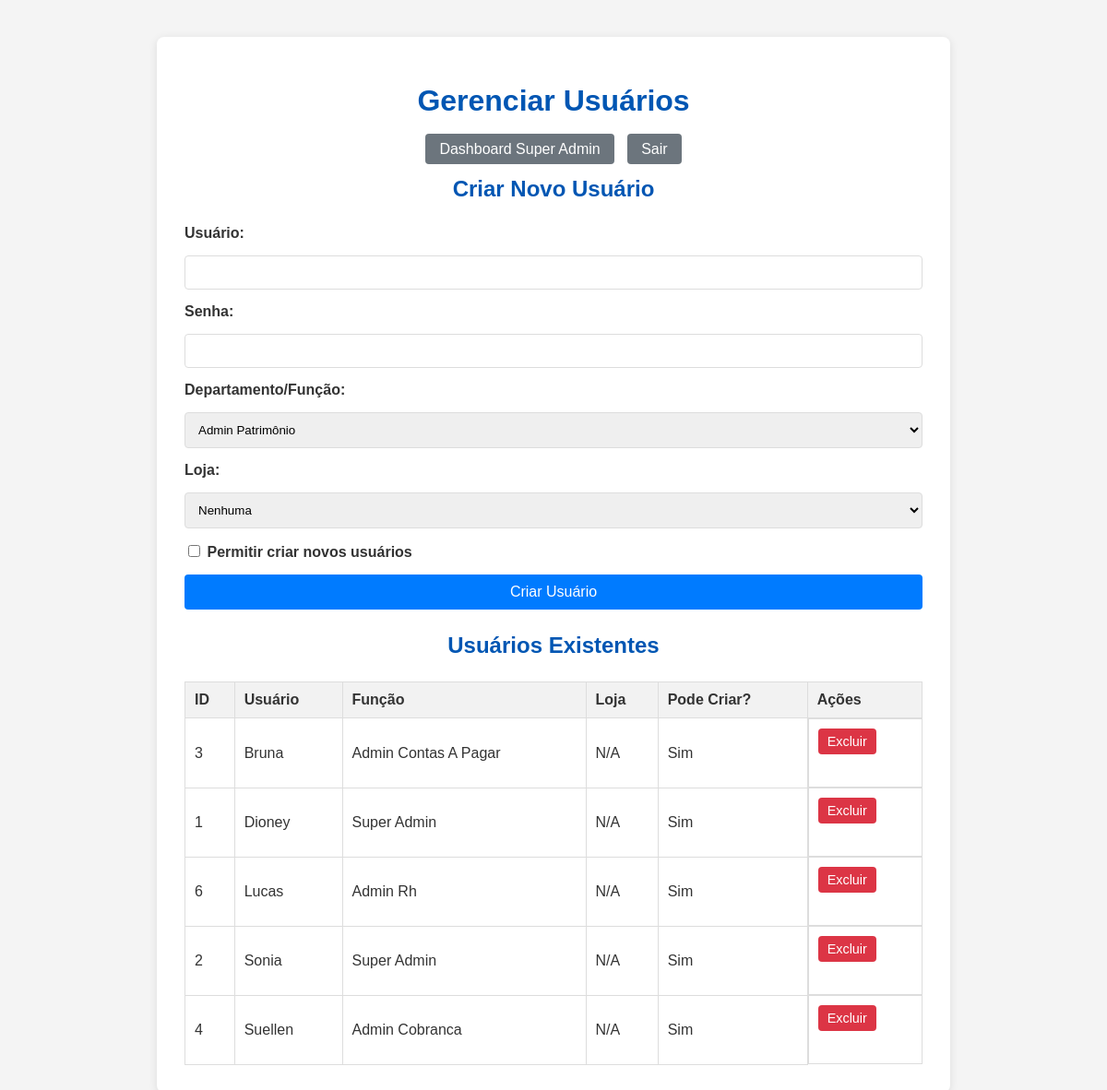
Before: /super_admin/users (signed in) with the older database file.
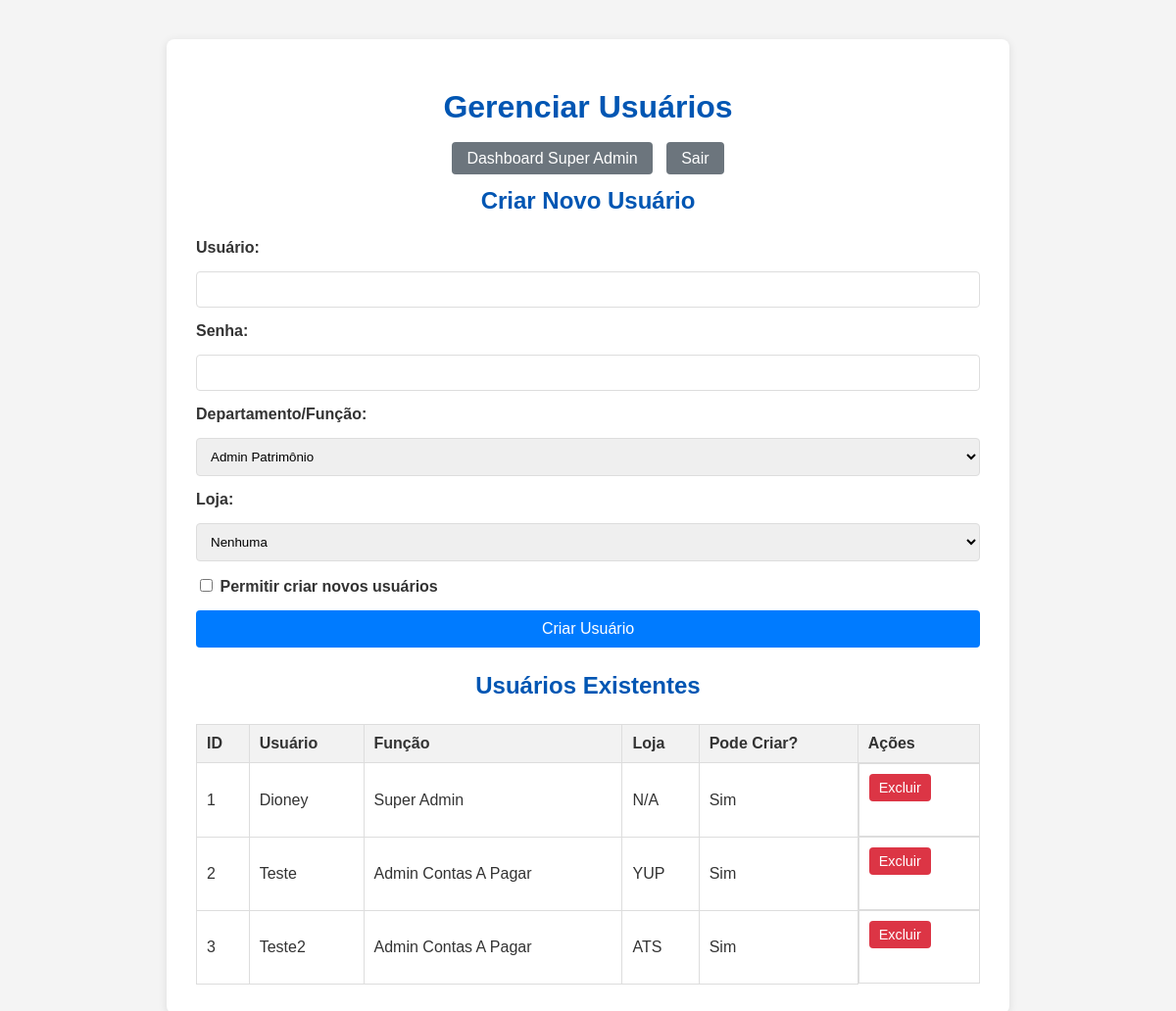
After: the same page with the newer database file.
### tables this page shows
CREATE TABLE users (
            id INTEGER PRIMARY KEY AUTOINCREMENT,
            username TEXT UNIQUE NOT NULL,
            password TEXT NOT NULL,
            role TEXT NOT NULL DEFAULT 'admin_patrimonio', -- super_admin, admin_rh, admin_patrimonio, admin_contas_a_pagar, admin_cobranca
            can_add_users INTEGER NOT NULL DEFAULT 0 -- 0 para false, 1 para true
        , store_id INTEGER REFERENCES stores(id));

CREATE TABLE stores (
            id INTEGER PRIMARY KEY AUTOINCREMENT,
            name TEXT UNIQUE NOT NULL
        );

### app.py (the view, shortened to what this page needs)
@app.route('/super_admin/users', methods=['GET', 'POST'])
@login_required
@role_required(['super_admin'])
def user_management():
    db = get_db()
    users = db.execute("SELECT u.id, u.username, u.role, u.can_add_users, s.name as store_name FROM users u LEFT JOIN stores s ON u.store_id = s.id ORDER BY u.username").fetchall()
    stores = db.execute("SELECT id, name FROM stores ORDER BY name").fetchall()
    return render_template('super_admin/user_management.html', users=users, stores=stores)

### app.py (called while the page is built)
def login_required(f):
    @wraps(f)
    def decorated_function(*args, **kwargs):
        if 'logged_in' not in session:
            flash('Você precisa fazer login para acessar esta página.', 'danger')
            return redirect(url_for('admin_login'))
        return f(*args, **kwargs)
    return decorated_function

def role_required(allowed_roles):
    def decorator(f):
        @wraps(f)
        def decorated_function(*args, **kwargs):
            if 'logged_in' not in session or 'role' not in session:
                flash('Você precisa fazer login para acessar esta página.', 'danger')
                return redirect(url_for('admin_login'))
            if session['role'] not in allowed_roles:
                flash('Você não tem permissão para acessar esta página.', 'danger')
                if session.get('role') == 'super_admin':
                    return redirect(url_for('super_admin_dashboard'))
                return redirect(url_for('index'))
            return f(*args, **kwargs)
        return decorated_function
    return decorator

### database.py (called while the page is built)
def get_db():
    if 'db' not in g:
        g.db = sqlite3.connect(
            DATABASE
        )
        g.db.row_factory = sqlite3.Row
    return g.db

### templates/super_admin/user_management.html (shortened to what this page needs)
<!DOCTYPE html>
<html lang="pt-br">
<head>
    <link rel="stylesheet" href="{{ url_for('static', filename='css/style.css') }}">
</head>
<body>
    <div class="container">
        <h1>Gerenciar Usuários</h1>
        <div class="admin-nav">
            <a href="{{ url_for('super_admin_dashboard') }}">Dashboard Super Admin</a>
            <a href="{{ url_for('admin_logout') }}">Sair</a>
        </div>
        <h2>Criar Novo Usuário</h2>
        <form action="{{ url_for('user_management') }}" method="POST">
            <label for="username">Usuário:</label>
            <input type="text" id="username" name="username" required>
            <label for="password">Senha:</label>
            <input type="password" id="password" name="password" required>
            <label for="role">Departamento/Função:</label>
            <select id="role" name="role" required>
                <option value="admin_patrimonio">Admin Patrimônio</option>
            </select>
            <label for="store_id">Loja:</label>
            <select id="store_id" name="store_id">
                <option value="">Nenhuma</option>
            </select>
            <label>
                <input type="checkbox" name="can_add_users">
                Permitir criar novos usuários
            </label>
            <button type="submit">Criar Usuário</button>
        </form>
        <h2>Usuários Existentes</h2>
        {% if users %}
            <table>
                <thead>
                    <tr>
                        <th>ID</th>
                        <th>Usuário</th>
                        <th>Função</th>
                        <th>Loja</th>
                        <th>Pode Criar?</th>
                        <th>Ações</th>
                    </tr>
                </thead>
                <tbody>
                    {% for user in users %}
                        <tr>
                            <td>{{ user.id }}</td>
                            <td>{{ user.username }}</td>
                            <td>{{ user.role | replace('_', ' ') | title }}</td>
                            <td>{{ user.store_name or 'N/A' }}</td>
                            <td>{{ 'Sim' if user.can_add_users else 'Não' }}</td>
                            <td class="actions">
                                <form action="{{ url_for('delete_user', user_id=user.id) }}" method="POST" style="display:inline;">
                                    <button type="submit" class="delete" onclick="return confirm('Tem certeza que deseja excluir o usuário {{ user.username }}?');">Excluir</button>
                                </form>
                            </td>
                        </tr>
                    {% endfor %}
                </tbody>
            </table>
        {% else %}
            <p>Nenhum usuário cadastrado ainda.</p>
        {% endif %}
    </div>
</body>
</html>

### static/css/style.css (style rules this page uses)
body { font-family: Arial, sans-serif; margin: 0; padding: 20px; background-color: #f4f4f4; color: #333; }
.container { max-width: 800px; margin: 20px auto; background-color: #fff; padding: 30px; border-radius: 8px; box-shadow: 0 2px 10px rgba(0, 0, 0, 0.1); }
h1, h2 { color: #0056b3; text-align: center; margin-bottom: 25px; }
form { display: flex; flex-direction: column; gap: 15px; margin-bottom: 25px; }
form label { font-weight: bold; }
form input[type="text"], form input[type="password"], form textarea, form select { padding: 10px; border: 1px solid #ddd; border-radius: 4px; width: 100%; box-sizing: border-box; }
form button { background-color: #007bff; color: white; padding: 10px 15px; border: none; border-radius: 4px; cursor: pointer; font-size: 16px; transition: background-color 0.3s ease; }
table { width: 100%; border-collapse: collapse; margin-top: 20px; }
table th, table td { border: 1px solid #ddd; padding: 10px; text-align: left; }
table th { background-color: #f2f2f2; }
.actions { display: flex; gap: 5px; }
.actions a, .actions button { padding: 6px 10px; border-radius: 4px; text-decoration: none; font-size: 0.9em; cursor: pointer; }
.actions button.delete { background-color: #dc3545; color: white; border: none; }
.admin-nav { text-align: center; margin-top: 20px; }
.admin-nav a { background-color: #6c757d; color: white; padding: 8px 15px; border-radius: 4px; text-decoration: none; margin: 0 5px; }

Changed rows visible on the page:
removed users: id "6", username "Lucas", role "Admin Rh", store_name "N/A", can_add_users "Sim"
removed users: id "4", username "Suellen", role "Admin Cobranca", store_name "N/A", can_add_users "Sim"
changed users id 2: username "Sonia" → "Teste"; role "Super Admin" → "Admin Contas A Pagar"; name "N/A" → "YUP"
changed users id 3: username "Bruna" → "Teste2"; name "N/A" → "ATS"; moves down the list
